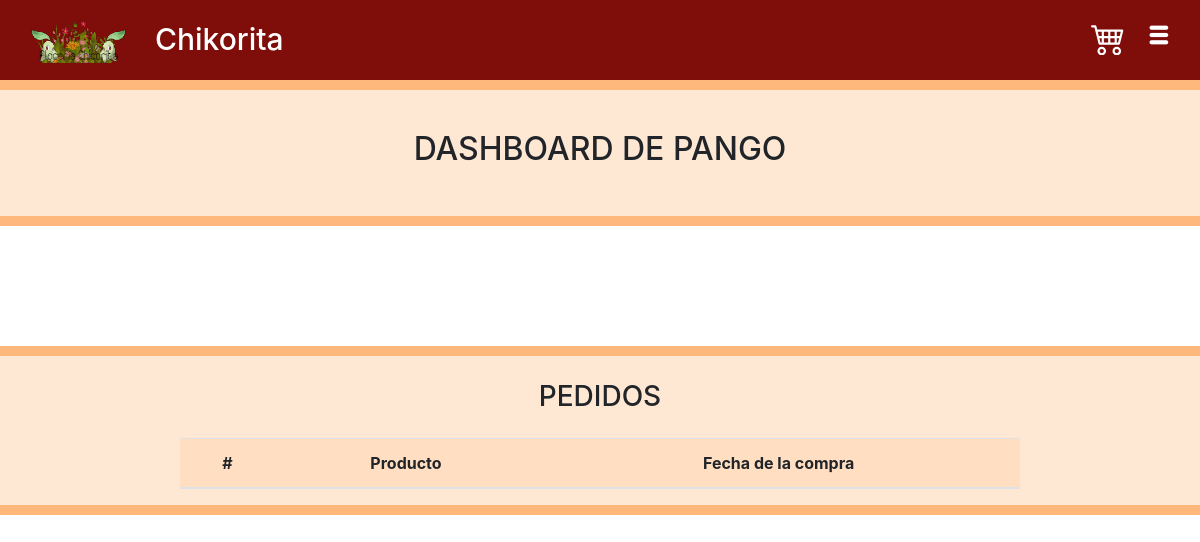
/dashboard/ (signed in), run on an earlier commit of the app's database.
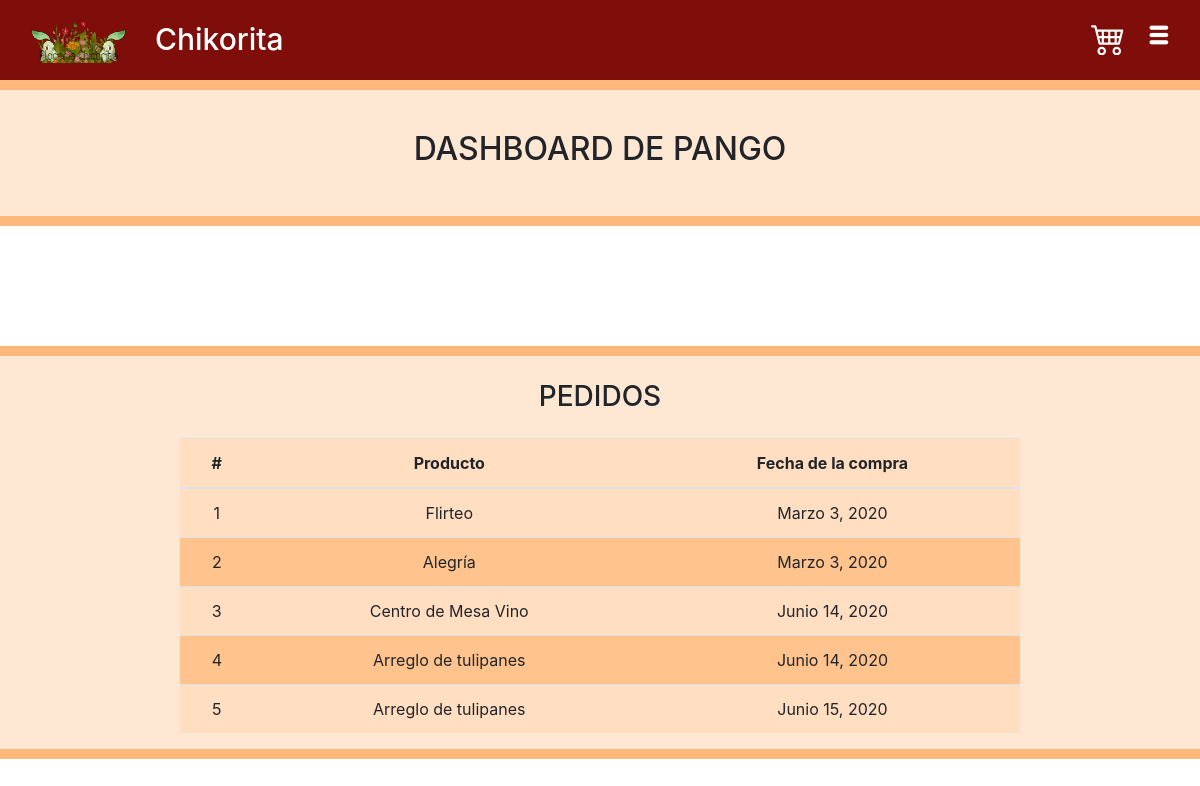
And on a later commit of the database.
### users/models.py (models this page shows, shortened)
class Compra(models.Model):
	user = models.ForeignKey(User,on_delete=models.CASCADE,blank=False, null=False)
	producto = models.ForeignKey(Inventario,on_delete=models.CASCADE,blank=False, null=False)
	fecha = models.DateField(default=datetime.now)
	cantidad = models.IntegerField(null=True, blank=True)
	precio = models.IntegerField(null=True, blank=True)
	esta_en_carro = models.BooleanField(default=True,blank=True, null=True)

class Inventario(models.Model):
	nombre = models.CharField(max_length=250,blank=False, null=False)
	descripcion = models.CharField(max_length=250,blank=False, null=False)
	stock = models.IntegerField(blank=False, null=False)
	precio = models.IntegerField(blank=False, null=False)
	flor_pic = models.CharField(max_length=250,null=True, blank=True)
	def __str__(self):
		return self.nombre

### users/views.py (the view)
# urls.py: path('dashboard/',dashboard,name="dashboard"),
@login_required(login_url='login')
def dashboard(request):
	if request.user.is_authenticated:
		pedidos = Compra.objects.filter(user=request.user,esta_en_carro=False).order_by('fecha')
		return render(request,"users/dashboard.html",{'compras':pedidos})
	return redirect('/login')

### templates/users/dashboard.html (shortened to what this page needs)
{%extends "base.html"%}
{% load static %}
{%block contenido-head%}
<link rel="stylesheet" href="{% static "css/users/dashboard.css" %}">
{%endblock%}
{%block contenido-body%}
	<div class="main">
		<div class="cabecera contenedor">
			<h2>DASHBOARD DE {{user.username}}</h2>
		</div>
		<section class="contenedor">
			<h3>PEDIDOS</h3>
			<table class="table">
		      <thead>
		        <tr>
		          <th>#</th>
		          <th>Producto</th>
		          <th>Fecha de la compra</th>
		        </tr>
		      </thead>
		      <tbody>
		      	{% for compra in compras %}
		        <tr class="tablarows">
		          <td>{{compra.id}}</td>
		          <td>{{compra.producto}}</td>
		          <td>{{compra.fecha}}</td>
		        </tr>
		        {% endfor %}
		      </tbody>
		    </table>
			</div>
{% endblock %}

What changed in the data, as far as the page shows it:
now on this page (row edited): Compra: id "1", producto "Flirteo", fecha "Marzo 3, 2020"
now on this page (row edited): Compra: id "2", producto "Alegría", fecha "Marzo 3, 2020"
added Compra: id "3", producto "Centro de Mesa Vino", fecha "Junio 14, 2020"
added Compra: id "4", producto "Arreglo de tulipanes", fecha "Junio 14, 2020"
added Compra: id "5", producto "Arreglo de tulipanes", fecha "Junio 15, 2020"
